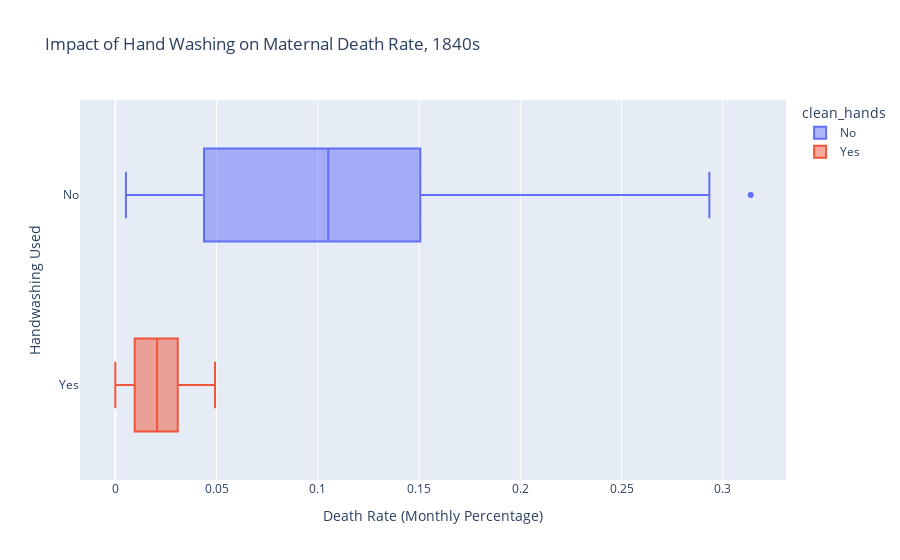

The notebook cell saved with this chart:
### Code cell
monthly_box = px.box(df_monthly, x='pct_deaths', y='clean_hands',
                     color='clean_hands', title='Impact of Hand Washing on Maternal Death Rate, 1840s')

monthly_box.update_layout(xaxis_title='Death Rate (Monthly Percentage)',
                          yaxis_title='Handwashing Used')

monthly_box.show()

### Figure 1 — Plotly figure (JSON) as saved in the notebook; plotly's stock layout.template omitted (floating-point values rounded to 4 significant figures)
{"data": [{"alignmentgroup": "True", "hovertemplate": "clean_hands=%{y}<br>pct_deaths=%{x}<extra></extra>", "legendgroup": "No", "marker": {"color": "#636efa"}, "name": "No", "notched": false, "offsetgroup": "No", "orientation": "h", "showlegend": true, "type": "box", "x": [0.1457, 0.07531, 0.04332, 0.01569, 0.007843, 0.05, 0.08421, 0.01351, 0.01878, 0.1102, 0.2255, 0.2085, 0.1222, 0.1023, 0.1074, 0.03226, 0.06593, 0.2078, 0.2546, 0.1839, 0.2934, 0.2297, 0.3138, 0.1912, 0.1597, 0.1241, 0.1193, 0.06098, 0.04082, 0.005236, 0.01554, 0.02262, 0.176, 0.07143, 0.08051, 0.1516, 0.1128, 0.1703, 0.1731, 0.05833, 0.02679, 0.04369, 0.0632, 0.01224, 0.03226, 0.1102, 0.1055, 0.07591, 0.04745, 0.04452, 0.04231, 0.04392, 0.07143, 0.06122, 0.03586, 0.1055, 0.1484, 0.1094, 0.1049, 0.1339, 0.1809, 0.1543, 0.1897, 0.1344, 0.1015, 0.131, 0.1806, 0.1439, 0.1496, 0.1077, 0.05369, 0.03215, 0.01923, 0.03607, 0.1827, 0.1224], "x0": " ", "xaxis": "x", "y": ["No", "No", "No", "No", "No", "No", "No", "No", "No", "No", "No", "No", "No", "No", "No", "No", "No", "No", "No", "No", "No", "No", "No", "No", "No", "No", "No", "No", "No", "No", "No", "No", "No", "No", "No", "No", "No", "No", "No", "No", "No", "No", "No", "No", "No", "No", "No", "No", "No", "No", "No", "No", "No", "No", "No", "No", "No", "No", "No", "No", "No", "No", "No", "No", "No", "No", "No", "No", "No", "No", "No", "No", "No", "No", "No", "No"], "y0": " ", "yaxis": "y"}, {"alignmentgroup": "True", "hovertemplate": "clean_hands=%{y}<br>pct_deaths=%{x}<extra></extra>", "legendgroup": "Yes", "marker": {"color": "#EF553B"}, "name": "Yes", "notched": false, "offsetgroup": "Yes", "orientation": "h", "showlegend": true, "type": "box", "x": [0.02239, 0.012, 0.01894, 0.0458, 0.03957, 0.04472, 0.0293, 0.03534, 0.006873, 0, 0.006557, 0.009585, 0.01136, 0.003717, 0, 0.009615, 0.02341, 0.02903, 0.0134, 0.02233, 0.03085, 0.04926], "x0": " ", "xaxis": "x", "y": ["Yes", "Yes", "Yes", "Yes", "Yes", "Yes", "Yes", "Yes", "Yes", "Yes", "Yes", "Yes", "Yes", "Yes", "Yes", "Yes", "Yes", "Yes", "Yes", "Yes", "Yes", "Yes"], "y0": " ", "yaxis": "y"}], "layout": {"boxmode": "overlay", "legend": {"title": {"text": "clean_hands"}, "tracegroupgap": 0}, "title": {"text": "Impact of Hand Washing on Maternal Death Rate, 1840s"}, "xaxis": {"anchor": "y", "domain": [0, 1], "title": {"text": "Death Rate (Monthly Percentage)"}}, "yaxis": {"anchor": "x", "categoryarray": ["Yes", "No"], "categoryorder": "array", "domain": [0, 1], "title": {"text": "Handwashing Used"}}}}
